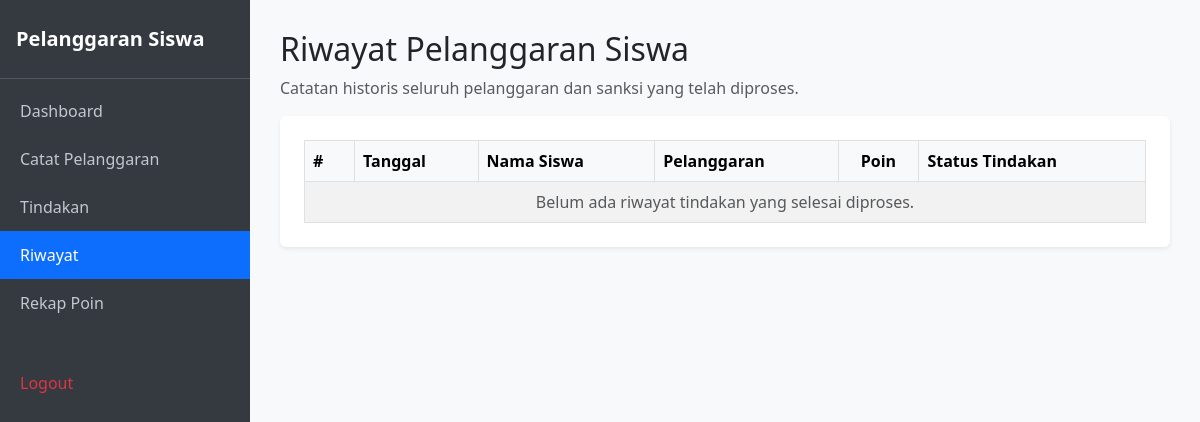
Page /riwayat.php (signed in) on the earlier database version.
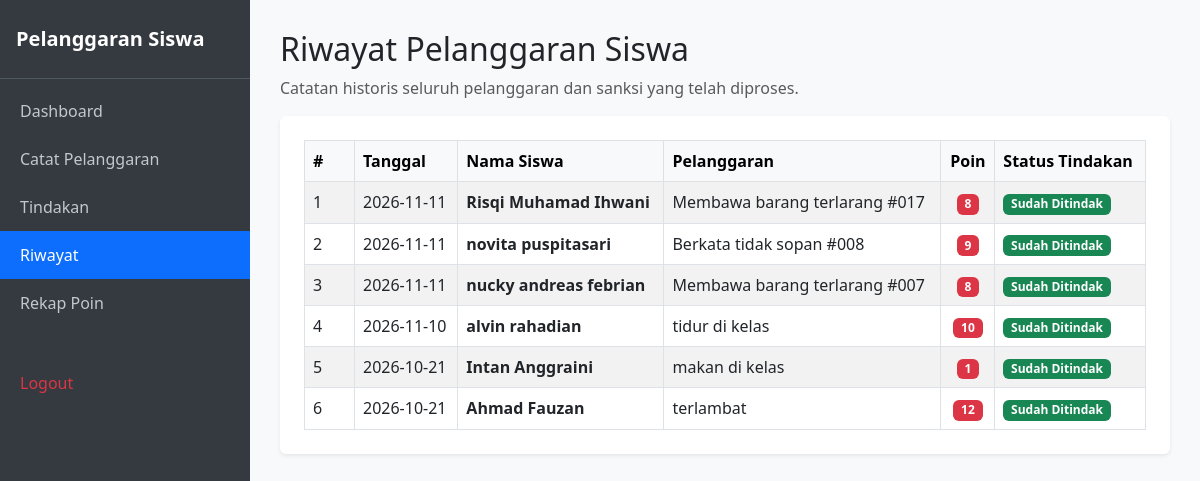
Same page on the later database version.
### tables this page shows
CREATE TABLE `t_pelanggaran` (
  `id` int(11) NOT NULL,
  `pelanggaran_kategori_id` int(11) DEFAULT NULL,
  `kode` varchar(30) DEFAULT NULL,
  `nama` varchar(150) DEFAULT NULL,
  `poin` int(11) NOT NULL,
  `deskripsi` text NOT NULL,
  `status_aktif` tinyint(1) NOT NULL,
  `created_at` timestamp NOT NULL DEFAULT current_timestamp(),
  `updated_at` timestamp NOT NULL DEFAULT current_timestamp(),
  `id_t_siswa` int(11) NOT NULL,
  `pelanggaran` varchar(255) NOT NULL,
  `tanggal` date DEFAULT NULL,
  `status_tindakan` varchar(100) NOT NULL DEFAULT 'Perlu Tindakan'
);

CREATE TABLE `t_siswa` (
  `id` int(11) NOT NULL,
  `nis` varchar(30) DEFAULT NULL,
  `nisn` varchar(20) NOT NULL,
  `nama` varchar(150) DEFAULT NULL,
  `jenis_kelamin` char(1) NOT NULL,
  `tanggal_lahir` date NOT NULL,
  `alamat` text NOT NULL,
  `status_aktif` tinyint(1) NOT NULL,
  `created_at` timestamp NOT NULL DEFAULT current_timestamp(),
  `updated_at` timestamp NOT NULL DEFAULT current_timestamp()
);

### riwayat.php (the view, shortened to what this page needs)
<?php
include 'config/koneksi.php';
$query_riwayat = mysqli_query($koneksi, "
    SELECT
        p.id,
        p.tanggal,
        p.pelanggaran,
        p.poin,
        p.status_tindakan,
        s.nama AS nama_siswa,
        s.nis
    FROM t_pelanggaran p
    LEFT JOIN t_siswa s ON p.id_t_siswa = s.id
    WHERE p.status_tindakan IN ('Sudah Ditindak', 'Selesai')
    ORDER BY p.id DESC
");
?>
<!DOCTYPE html>
<html lang="id">
<head>
    <link href="https://cdn.jsdelivr.net/npm/bootstrap@5.3.0/dist/css/bootstrap.min.css" rel="stylesheet">
    <link rel="stylesheet" href="https://cdn.datatables.net/1.13.6/css/dataTables.bootstrap5.min.css">
</head>
<body>
<div class="sidebar">
    <div class="brand">Pelanggaran Siswa</div>
    <div class="nav flex-column mt-2">
        <a href="dashboard_guru.php">Dashboard</a>
        <a href="catat_pelanggaran.php">Catat Pelanggaran</a>
        <a href="tindakan.php">Tindakan</a>
        <a href="riwayat.php" class="active">Riwayat</a>
        <a href="rekap_poin.php">Rekap Poin</a>
        <a href="logout.php" class="text-danger">Logout</a>
    </div>
</div>
<div class="content">
    <h2>Riwayat Pelanggaran Siswa</h2>
    <p class="text-muted">
        Catatan historis seluruh pelanggaran dan sanksi yang telah diproses.
    </p>
    <div class="card p-4 shadow-sm border-0">
        <div class="table-responsive">
            <table id="tabelRiwayat"
                   class="table table-bordered table-striped align-middle mb-0"
                   style="width:100%">
                <thead class="table-light">
                    <tr>
                        <th style="width:50px;">#</th>
                        <th>Tanggal</th>
                        <th>Nama Siswa</th>
                        <th>Pelanggaran</th>
                        <th class="text-center">Poin</th>
                        <th>Status Tindakan</th>
                    </tr>
                </thead>
                <tbody>
                <?php
                $no = 1;
                if (mysqli_num_rows($query_riwayat) > 0):
                    while ($row = mysqli_fetch_assoc($query_riwayat)):
                        $nama = !empty($row['nama_siswa'])
                            ? $row['nama_siswa']
                            : 'Siswa Tidak Ditemukan';
                        $pelanggaran = $row['pelanggaran'] ?? '-';
                        $tanggal = $row['tanggal'] ?? '-';
                        $poin = $row['poin'] ?? 0;
                        $status = $row['status_tindakan'];
                ?>
                    <tr>
                        <td><?= $no++; ?></td>
                        <td>
                            <?= htmlspecialchars($tanggal); ?>
                        </td>
                        <td>
                            <b><?= htmlspecialchars($nama); ?></b>
                        </td>
                        <td>
                            <?= htmlspecialchars($pelanggaran); ?>
                        </td>
                        <td class="text-center">
                            <span class="badge bg-danger">
                                <?= htmlspecialchars($poin); ?>
                            </span>
                        </td>
                        <td>
                            <span class="badge bg-success">
                                <?= htmlspecialchars($status); ?>
                            </span>
                        </td>
                    </tr>
                <?php
                    endwhile;
                else:
                ?>
                    <tr>
                        <td colspan="6" class="text-center text-muted">
                            Belum ada riwayat tindakan yang selesai diproses.
                        </td>
                    </tr>
                <?php endif; ?>
                </tbody>
            </table>
        </div>
    </div>
</div>
</body>
</html>

Differences in the rows shown:
added t_pelanggaran: tanggal "2026-11-11", id_t_siswa.nama "Risqi Muhamad Ihwani", pelanggaran "Membawa barang terlarang #017", poin "8", status_tindakan "Sudah Ditindak"
added t_pelanggaran: tanggal "2026-11-11", id_t_siswa.nama "novita puspitasari", pelanggaran "Berkata tidak sopan #008", poin "9", status_tindakan "Sudah Ditindak"
added t_pelanggaran: tanggal "2026-11-11", id_t_siswa.nama "nucky andreas febrian", pelanggaran "Membawa barang terlarang #007", poin "8", status_tindakan "Sudah Ditindak"
added t_pelanggaran: tanggal "2026-11-10", id_t_siswa.nama "alvin rahadian", pelanggaran "tidur di kelas", poin "10", status_tindakan "Sudah Ditindak"
now on this page (row edited): t_pelanggaran: tanggal "2026-10-21", id_t_siswa.nama "Intan Anggraini", pelanggaran "makan di kelas", poin "1", status_tindakan "Sudah Ditindak"
now on this page (row edited): t_pelanggaran: tanggal "2026-10-21", id_t_siswa.nama "Ahmad Fauzan", pelanggaran "terlambat", poin "12", status_tindakan "Sudah Ditindak"
Other differences:
text no longer shown: "Belum ada riwayat tindakan yang selesai diproses."
